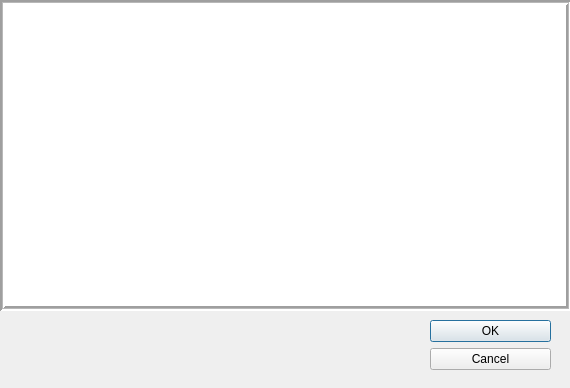
<?xml version="1.0" encoding="UTF-8"?>
<ui version="4.0">
 <class>Dialog</class>
 <widget class="QDialog" name="Dialog">
  <property name="geometry">
   <rect>
    <x>0</x>
    <y>0</y>
    <width>570</width>
    <height>388</height>
   </rect>
  </property>
  <property name="windowTitle">
   <string>Choose File</string>
  </property>
  <widget class="QDialogButtonBox" name="buttonBox">
   <property name="geometry">
    <rect>
     <x>430</x>
     <y>320</y>
     <width>121</width>
     <height>52</height>
    </rect>
   </property>
   <property name="orientation">
    <enum>Qt::Vertical</enum>
   </property>
   <property name="standardButtons">
    <set>QDialogButtonBox::Cancel|QDialogButtonBox::Ok</set>
   </property>
  </widget>
  <widget class="QTableView" name="tableView">
   <property name="geometry">
    <rect>
     <x>0</x>
     <y>0</y>
     <width>571</width>
     <height>311</height>
    </rect>
   </property>
   <property name="frameShape">
    <enum>QFrame::Box</enum>
   </property>
   <property name="lineWidth">
    <number>2</number>
   </property>
   <property name="midLineWidth">
    <number>1</number>
   </property>
  </widget>
  <widget class="QLabel" name="label">
   <property name="geometry">
    <rect>
     <x>10</x>
     <y>330</y>
     <width>401</width>
     <height>31</height>
    </rect>
   </property>
   <property name="font">
    <font>
     <family>NSimSun</family>
     <pointsize>11</pointsize>
    </font>
   </property>
   <property name="text">
    <string/>
   </property>
  </widget>
  <zorder>buttonBox</zorder>
  <zorder>label</zorder>
  <zorder>tableView</zorder>
 </widget>
 <resources/>
 <connections>
  <connection>
   <sender>buttonBox</sender>
   <signal>accepted()</signal>
   <receiver>Dialog</receiver>
   <slot>accept()</slot>
   <hints>
    <hint type="sourcelabel">
     <x>248</x>
     <y>254</y>
    </hint>
    <hint type="destinationlabel">
     <x>157</x>
     <y>274</y>
    </hint>
   </hints>
  </connection>
  <connection>
   <sender>buttonBox</sender>
   <signal>rejected()</signal>
   <receiver>Dialog</receiver>
   <slot>reject()</slot>
   <hints>
    <hint type="sourcelabel">
     <x>316</x>
     <y>260</y>
    </hint>
    <hint type="destinationlabel">
     <x>286</x>
     <y>274</y>
    </hint>
   </hints>
  </connection>
 </connections>
</ui>
